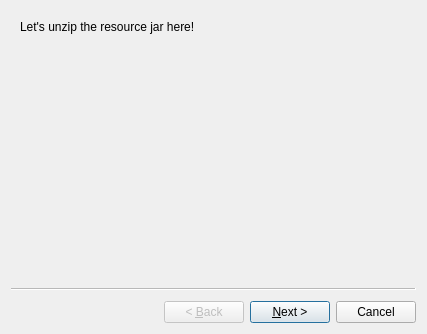
<?xml version="1.0" encoding="UTF-8"?>
<ui version="4.0">
 <class>UnzipWizard</class>
 <widget class="QWizard" name="UnzipWizard">
  <property name="geometry">
   <rect>
    <x>0</x>
    <y>0</y>
    <width>427</width>
    <height>334</height>
   </rect>
  </property>
  <property name="windowTitle">
   <string>Wizard</string>
  </property>
  <widget class="QWizardPage" name="wizardPage1">
   <layout class="QVBoxLayout" name="verticalLayout">
    <item>
     <widget class="QLabel" name="label">
      <property name="text">
       <string>Let's unzip the resource jar here!</string>
      </property>
     </widget>
    </item>
   </layout>
  </widget>
  <widget class="QWizardPage" name="wizardPage2">
   <layout class="QVBoxLayout" name="verticalLayout_2">
    <item>
     <widget class="QLabel" name="label_2">
      <property name="text">
       <string>First, enter the resource jar here!</string>
      </property>
     </widget>
    </item>
    <item>
     <layout class="QHBoxLayout" name="horizontalLayout">
      <item>
       <widget class="QLineEdit" name="lineEdit"/>
      </item>
      <item>
       <widget class="QPushButton" name="openBtn">
        <property name="text">
         <string/>
        </property>
        <property name="icon">
         <iconset theme="document-open"/>
        </property>
       </widget>
      </item>
     </layout>
    </item>
    <item>
     <widget class="QLabel" name="label_14">
      <property name="text">
       <string>And the destination directory here!</string>
      </property>
     </widget>
    </item>
    <item>
     <layout class="QHBoxLayout" name="horizontalLayout_5">
      <item>
       <widget class="QLineEdit" name="lineEdit_2"/>
      </item>
      <item>
       <widget class="QPushButton" name="openBtn_2">
        <property name="text">
         <string/>
        </property>
        <property name="icon">
         <iconset theme="document-open"/>
        </property>
       </widget>
      </item>
     </layout>
    </item>
    <item>
     <widget class="QLabel" name="label_4">
      <property name="text">
       <string>Meanwhile, you can reset translation and resource file directory.</string>
      </property>
     </widget>
    </item>
    <item>
     <widget class="QPushButton" name="resetBtn">
      <property name="text">
       <string>Reset Directory</string>
      </property>
     </widget>
    </item>
   </layout>
  </widget>
  <widget class="QWizardPage" name="wizardPage">
   <layout class="QVBoxLayout" name="verticalLayout_3">
    <item>
     <widget class="QLabel" name="label_3">
      <property name="text">
       <string>Unzip is in progress......</string>
      </property>
     </widget>
    </item>
   </layout>
  </widget>
  <widget class="QWizardPage" name="wizardPage_2">
   <layout class="QVBoxLayout" name="verticalLayout_5">
    <item>
     <widget class="QLabel" name="label_5">
      <property name="text">
       <string>Please enter the domain of the resource.</string>
      </property>
     </widget>
    </item>
    <item>
     <widget class="QLineEdit" name="domainEdit">
      <property name="text">
       <string>minecraft</string>
      </property>
      <property name="placeholderText">
       <string>Domain</string>
      </property>
     </widget>
    </item>
    <item>
     <widget class="QLabel" name="label_6">
      <property name="text">
       <string>You can rechoose the directory of resource.</string>
      </property>
     </widget>
    </item>
    <item>
     <layout class="QHBoxLayout" name="horizontalLayout_4">
      <item>
       <widget class="QLabel" name="label_8">
        <property name="text">
         <string>Translation file</string>
        </property>
       </widget>
      </item>
      <item>
       <widget class="QLabel" name="label_9">
        <property name="text">
         <string>Not found!</string>
        </property>
       </widget>
      </item>
      <item>
       <widget class="QPushButton" name="transDirBtn">
        <property name="text">
         <string/>
        </property>
        <property name="icon">
         <iconset theme="document-open"/>
        </property>
       </widget>
      </item>
     </layout>
    </item>
    <item>
     <layout class="QHBoxLayout" name="horizontalLayout_3">
      <item>
       <widget class="QLabel" name="label_10">
        <property name="text">
         <string>Recipes file</string>
        </property>
       </widget>
      </item>
      <item>
       <widget class="QLabel" name="label_11">
        <property name="text">
         <string>Not found!</string>
        </property>
       </widget>
      </item>
      <item>
       <widget class="QPushButton" name="recipesDirBtn">
        <property name="text">
         <string/>
        </property>
        <property name="icon">
         <iconset theme="document-open"/>
        </property>
       </widget>
      </item>
     </layout>
    </item>
    <item>
     <layout class="QHBoxLayout" name="horizontalLayout_2">
      <item>
       <widget class="QLabel" name="label_12">
        <property name="text">
         <string>Assets file</string>
        </property>
       </widget>
      </item>
      <item>
       <widget class="QLabel" name="label_13">
        <property name="text">
         <string>Not found!</string>
        </property>
       </widget>
      </item>
      <item>
       <widget class="QPushButton" name="iconsDirBtn">
        <property name="text">
         <string/>
        </property>
        <property name="icon">
         <iconset theme="document-open"/>
        </property>
       </widget>
      </item>
     </layout>
    </item>
   </layout>
  </widget>
  <widget class="QWizardPage" name="wizardPage_3">
   <layout class="QVBoxLayout" name="verticalLayout_4">
    <item>
     <widget class="QLabel" name="label_7">
      <property name="text">
       <string>The progress is finished!</string>
      </property>
     </widget>
    </item>
   </layout>
  </widget>
 </widget>
 <resources/>
 <connections/>
</ui>
